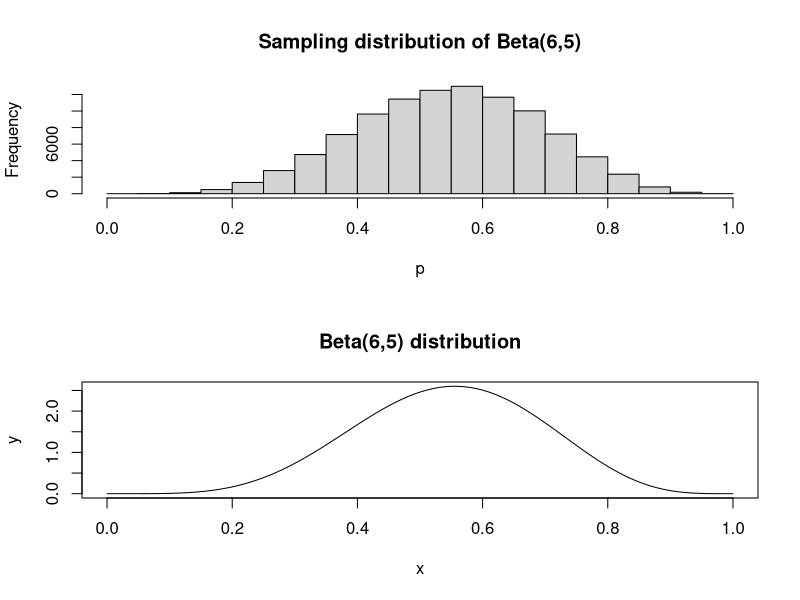
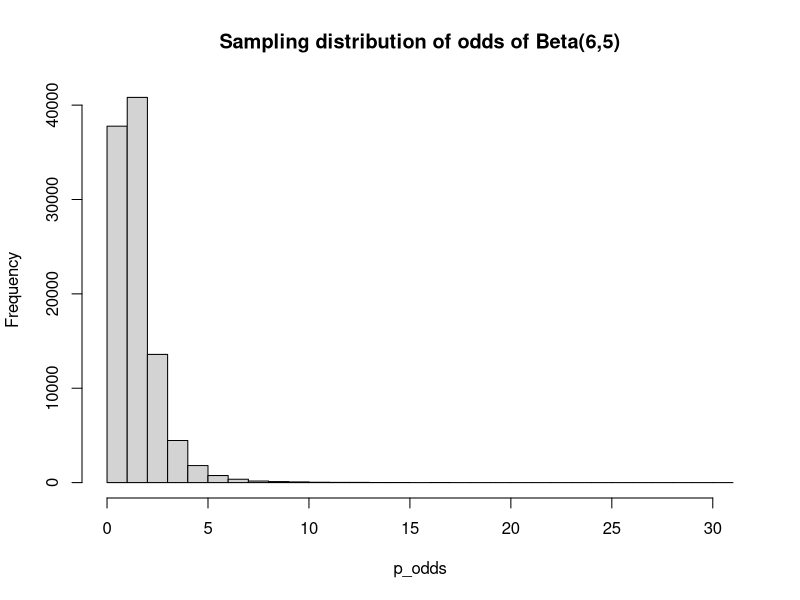

Source code (R) for these figures, in order:
# Exercises 1, Task 1
# i)
par(mfrow = c(2,1))

p = rbeta(100000, 6, 5)
hist(p, main = "Sampling distribution of Beta(6,5)", nclass = 20)

x <- seq(0,1, by = 0.01)
y = dbeta(x, 6, 5)
plot(x, y, type = "l", main = "Beta(6,5) distribution")

# ii) Empirical distribution of the odds
par(mfrow = c(1,1))

odds = function(p){p/(1-p)}
p_odds=sapply(p, odds)
hist(p_odds, main = "Sampling distribution of odds of Beta(6,5)", nclass = 25)

# iii)
odds_mean = mean(p_odds)
odds_sd = sd(p_odds)
cat("Mean of odds:", odds_mean, "\nsd of odds:", odds_sd)

# iv) Approximate the probability that odds is greater than, or equal to 1 and .5.
#prob_ge1 = length(p_odds[p_odds >= 1]) / length(p_odds)
prob_ge1 = mean(p_odds >=1)
#prob_ge.5 = length(p_odds[p_odds >= .5]) / length(p_odds)
prob_ge.5 = mean(p_odds >=.5)
  
cat("P(p_odds >= 1) =", prob_ge1, "\nP(p_odds >= .5) =", prob_ge.5)

# v) Using appropriate quantiles, give the approximate 90% quantile intervals for odds.
quantiles = quantile(p_odds, probs = c(0.1, 0.9))
q1_ = quantiles[1]
q2_ = quantiles[2]
prob_q1_q2_ = length(p_odds[p_odds > q1_][p_odds < q2_]) / length(p_odds)
cat("Approximate (2) 90% quantile intervals for odds:",
    "\nQuantile 1 =", q1_,
    "\nQuantile 2 =", q2_,
    "\nCumulative probability in the interval = ", prob_q1_q2_)









